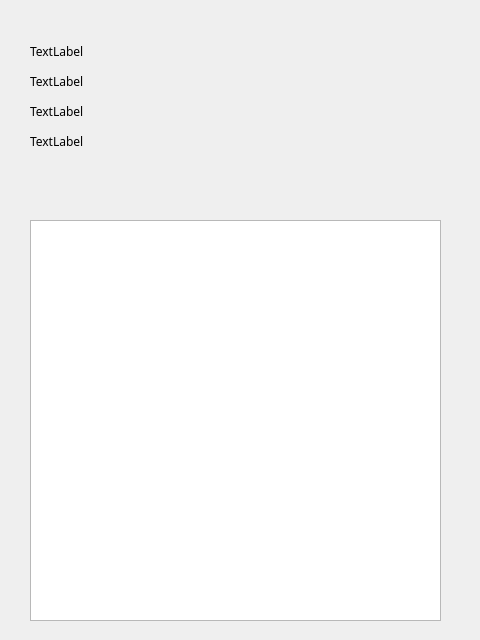
<?xml version="1.0" encoding="UTF-8"?>
<ui version="4.0">
 <class>PlayerInfoDetail</class>
 <widget class="QWidget" name="PlayerInfoDetail">
  <property name="geometry">
   <rect>
    <x>0</x>
    <y>0</y>
    <width>480</width>
    <height>640</height>
   </rect>
  </property>
  <property name="windowTitle">
   <string>Form</string>
  </property>
  <widget class="QLabel" name="uiddisplay">
   <property name="geometry">
    <rect>
     <x>30</x>
     <y>40</y>
     <width>381</width>
     <height>23</height>
    </rect>
   </property>
   <property name="font">
    <font>
     <family>Lalezar</family>
    </font>
   </property>
   <property name="text">
    <string>TextLabel</string>
   </property>
  </widget>
  <widget class="QLabel" name="nicknamedisplay">
   <property name="geometry">
    <rect>
     <x>30</x>
     <y>70</y>
     <width>381</width>
     <height>23</height>
    </rect>
   </property>
   <property name="font">
    <font>
     <family>Lalezar</family>
    </font>
   </property>
   <property name="text">
    <string>TextLabel</string>
   </property>
  </widget>
  <widget class="QLabel" name="pokemoncountdisplay">
   <property name="geometry">
    <rect>
     <x>30</x>
     <y>100</y>
     <width>381</width>
     <height>23</height>
    </rect>
   </property>
   <property name="font">
    <font>
     <family>Lalezar</family>
    </font>
   </property>
   <property name="text">
    <string>TextLabel</string>
   </property>
  </widget>
  <widget class="QLabel" name="fightdisplay">
   <property name="geometry">
    <rect>
     <x>30</x>
     <y>130</y>
     <width>381</width>
     <height>23</height>
    </rect>
   </property>
   <property name="font">
    <font>
     <family>Lalezar</family>
    </font>
   </property>
   <property name="text">
    <string>TextLabel</string>
   </property>
  </widget>
  <widget class="QListWidget" name="pokemoninfolist">
   <property name="geometry">
    <rect>
     <x>30</x>
     <y>220</y>
     <width>411</width>
     <height>401</height>
    </rect>
   </property>
   <property name="font">
    <font>
     <family>Lalezar</family>
    </font>
   </property>
  </widget>
 </widget>
 <resources/>
 <connections/>
</ui>
